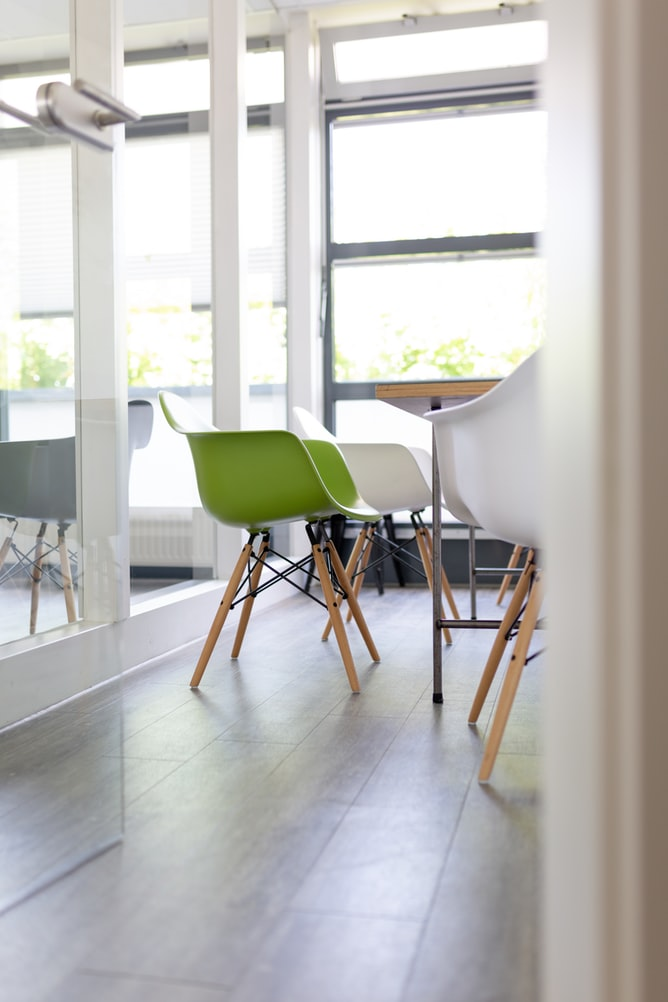
#> input picture datasets/flat_images/natural_light_rooms/natural_light_room_2.jpeg, 668 x 1002 px
$ jupyter execute --allow-errors brightness_score.ipynb
#> lines starting #> are read from the running program, lines starting #| are printed output that depends on the picture; after the words box and inside, x2 and y2 are one past the last pixel; in counts of white or black regions, pixels touching at a corner belong together; long printed decimals are rounded
[cell 1]
def bright_or_not(img_name):
    # returns the fraction of bright pixels
#> called with img_name = 'natural_light_room_2.jpeg'
    import cv2
    import numpy as np
    import pandas as pd
    nr_pixels_white = 0

    img = cv2.imread(img_name)
#> img is the input picture: shape (1002, 668, 3); mean B, G, R 186.8, 189.3, 190.6
    gray = cv2.cvtColor(img,cv2.COLOR_BGR2GRAY)
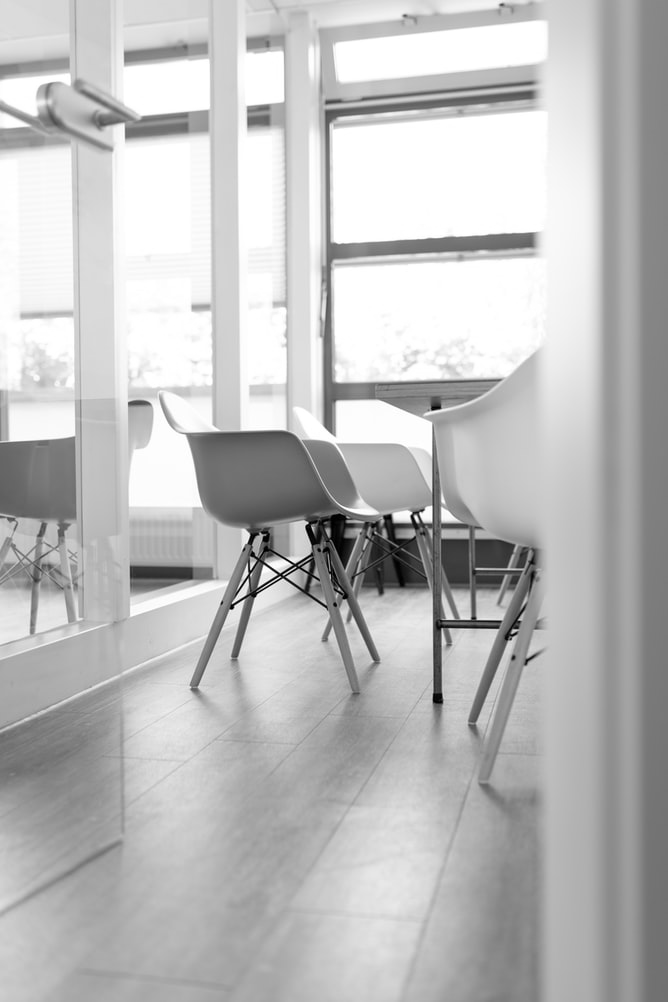
#> gray: shape (1002, 668); min 0, max 255, mean 189.4
    retval, threshold1 = cv2.threshold(gray, 170, 255, cv2.THRESH_BINARY)
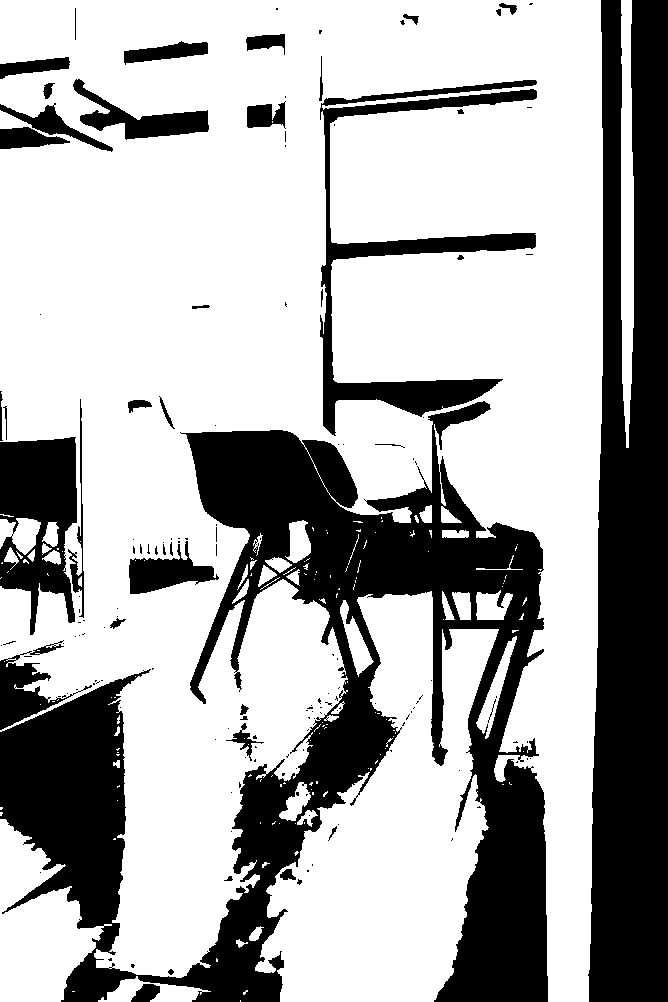
#> threshold1: shape (1002, 668); 67.9% white; 155 black regions (114 under 20 px), largest, box (x1, y1, x2, y2) and area: (0, 401, 548, 1002) 111286, (588, 0, 668, 1002) 65157, (320, 80, 537, 436) 12367
    cv2.imshow('title',threshold1)

    # set 255 to 1
    threshold1[threshold1==255] = 1
    nr_pixels_white = threshold1.sum()
#> nr_pixels_white = 454718
    nr_pixels    = threshold1.shape[0]*threshold1.shape[1]
#> nr_pixels = 669336

    brightness = nr_pixels_white / nr_pixels
#> brightness = 0.679

    print(img_name+' Brightness = ' + str(brightness))
#| natural_light_room_2.jpeg Brightness = 0.6794

    # Establish a dataframe with the values

    df = pd.DataFrame(columns=['file_name', 'brightness_score'])
    df = df.append({'file_name':img_name, 'brightness_score':brightness},ignore_index = True)

    cv2.waitKey()
    return brightness,df

#> (a cell that did not finish here is left out)

[cell 3]
import pandas as pd

def test(df):
    df = df.append({'asdf':1, 'sdf':2}, ignore_index=True)
    return(df)

dff = pd.DataFrame()
#> (the rest of this cell did not finish here and is left out)

[cell 4]
def bright_or_not2(img_name):
    # returns the fraction of bright pixels
#> called with img_name = 'natural_light_room_1.jpeg'
    import cv2
    import numpy as np
    import pandas as pd
    nr_pixels_white = 0

    img = cv2.imread(img_name)
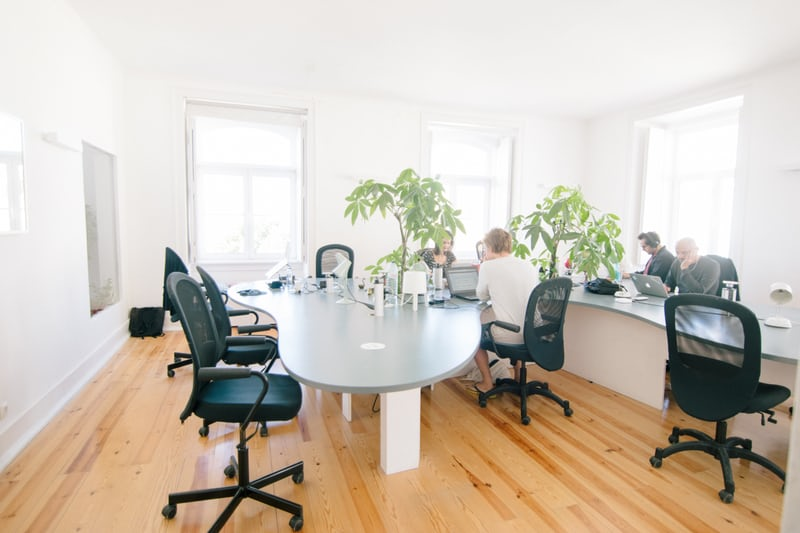
#> input picture datasets/flat_images/natural_light_rooms/natural_light_room_1.jpeg, 800 x 533 px
#> img is the input picture: shape (533, 800, 3); mean B, G, R 182.6, 194.8, 204.6
    gray = cv2.cvtColor(img,cv2.COLOR_BGR2GRAY)
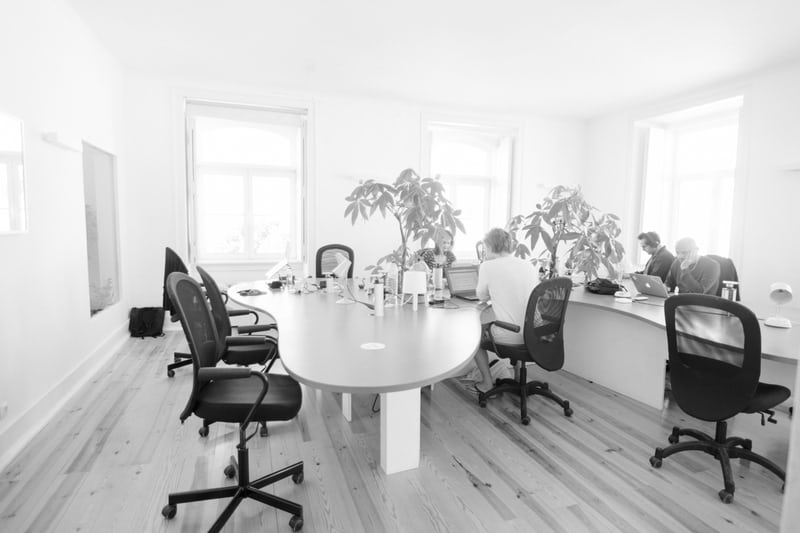
#> gray: shape (533, 800); min 0, max 255, mean 196.4
    retval, threshold1 = cv2.threshold(gray, 170, 255, cv2.THRESH_BINARY)
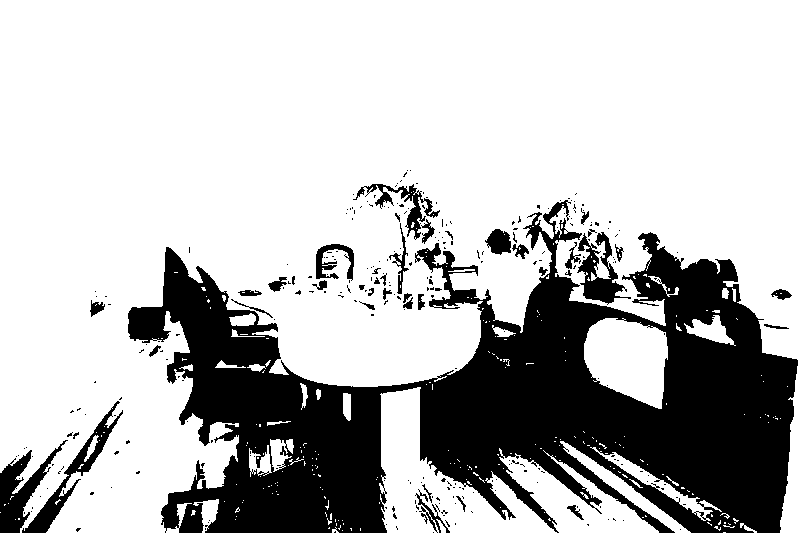
#> threshold1: shape (533, 800); 73.7% white; 288 black regions (247 under 20 px), largest, box (x1, y1, x2, y2) and area: (128, 200, 798, 533) 101008, (0, 440, 68, 533) 2133, (22, 401, 123, 533) 1919
    cv2.imshow('title',threshold1)

    # set 255 to 1
    threshold1[threshold1==255] = 1
    nr_pixels_white = threshold1.sum()
#> nr_pixels_white = 314165
    nr_pixels    = threshold1.shape[0]*threshold1.shape[1]
#> nr_pixels = 426400

    brightness = nr_pixels_white / nr_pixels
#> brightness = 0.737

    print(img_name+' Brightness = ' + str(brightness))
#| natural_light_room_1.jpeg Brightness = 0.7368

    #put it in a dataframe
    df1 = df.append({'file_name':img_name, 'brightness_score': brightness}, ignore_index = True)

    cv2.waitKey()
    return (df)
